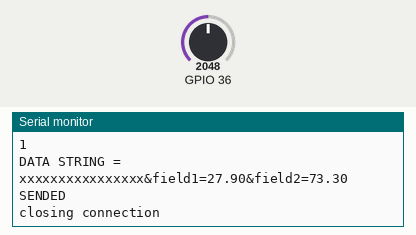
The sketch below on a simulated ESP32. Parts: the last lines printed to the serial monitor. Inputs (shaded band) come from the test bench; at power-on: GPIO 36 = 2048. WiFi joins after 1.5 s; servers stay silent unless stated; random numbers use the default seed unless the sketch sets one; web services answer with replies made up by the test bench.

Above: at 4.8 s.
4.9 s: GPIO 36 set to 2866
At 9.36 s:
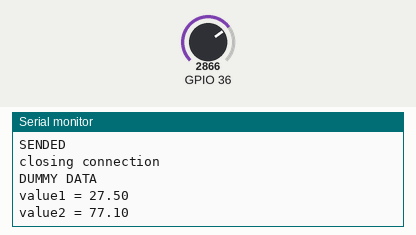
11.0 s: GPIO 36 set to 3603
At 16.3 s:
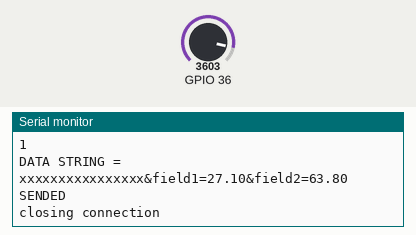
Timing chart, 0 to 17.8 s (numbered marks = the images above; inputs shaded):
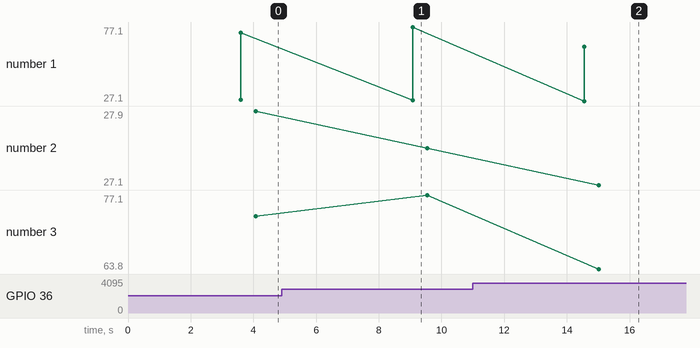

The sketch:

Mappi32_ThingSpeak.ino
```cpp
#include <WiFi.h>           // memasukkan library WiFi
#include <HTTPClient.h>     // memasukkan library HTTP Client

String apiKey = "xxxxxxxxxxxxxxxx";     // deklarasi API Key
const char *ssid =  "SSID";             // deklarasi nama SSID (HOTSPOT)
const char *pass =  "SSIDPASSWORD";     // deklarasi SSID PASSWORD
char server[] = "api.thingspeak.com";   // deklarasi alamat server
const int port = 80;                    // deklarasi port server

int status = WL_IDLE_STATUS;            // deklarasi WiFi status
WiFiClient client;

String value1, value2;                  // deklarasi nama variabel yang akan dikirim

void setup() {
  Serial.begin(115200);                 // mengaktifkan serial pada kecepatan 115200 bps
  delay(100);                           // tunda 100 milidetik untuk persiapan serial
  Serial.println("START...");           // print "START..." ke serial monitor
  wifiInit();                           // panggil fungsi "wifiInit()"
}

void loop() {
  getValue();                           // panggil fungsi "getValue()"
  sendData();                           // panggil fungsi "sendData()"
  delay(5000);                          // tunda 5000 milidetik untuk pembacaan dan pengiriman selanjutnya
}

void wifiInit()                             // fungsi tambahan bernama "wifiInit()"
{
  delay(1000);                              // tunda 1000 milidetik
  Serial.print("Connecting to " + *ssid);   // print proses koneksi ke hotspot
  delay(500);                               // tunda 500 detik
  status = WiFi.begin(ssid, pass);          // memulai koneksi WiFi

  while (WiFi.status() != WL_CONNECTED)     // ulangi terus selama WiFi belum terkoneksi
  {
    delay(1000);                            // tunda 1000 milidetik
    Serial.print(".");                      // print simbol titik "."
  }
  Serial.println();                         // print baris baru
  Serial.println("WiFi connected");         // print tanda WiFi terkoneksi
  Serial.println("IP address: ");
  Serial.println(WiFi.localIP());           // print IP lokal
}

void getValue()                             // fungsi tambahan bernama "getValue()"
{
  Serial.println("DUMMY DATA");             // print "DUMMY DATA"
  randomSeed(analogRead(A0));               // mendapatkan angka awal untuk random data dari pembacaan acak pin Analog 0
  float randNumber;                         // deklarasi variabel "randNumber"

  randNumber = random(250, 331);            // mendapatkan angka acak dari angka 250 - 331
  value1 = String(randNumber / 10);         // nilai variabel "randNumber" dibagi 10 lalu di ubah dalam bentuk String lalu nilai disalin ke variabel "value1"
  Serial.println("value1 = " + value1);     // print isi dari variabel "value1"

  randNumber = random(610, 851);            // mendapatkan angka acak dari angka 610 - 851
  value2 = String(randNumber / 10);         // nilai variabel "randNumber" dibagi 10 lalu di ubah dalam bentuk String lalu nilai disalin ke variabel "value2"
  Serial.println("value2 = " + value2);     // print isi dari variabel "value2"

  Serial.println();
  Serial.println();
}

void sendData()
{
  if (!client.connect(server, port))          // jika belum terkoneksi ke server
  {
    Serial.println("No connection");          // print "No connection"
    while (!client.connect(server, port))     // ulang terus jika  belum terkoneksi ke server
    {
      Serial.print(".");
      delay(1000);
    }
    return;
  }
  else if (client.connect(server, port))      // jika sudah terkoneksi
  {
    String dataStr = apiKey;                  // deklarasi variabel string "dataStr" lalu salin isi "apiKey" kedalamnya
    dataStr += "&field1=";                    // tambahkan string "&field1="
    dataStr += value1;                        // tambahkan isi dari variabel "value1"
    dataStr += "&field2=";                    // tambahkan string "&field2="
    dataStr += value2;                        // tambahkan isi dari variabel "value2"
    dataStr += "\r\n\r\n";                    // tambahkan karakter <CR><NL><CR><NL> (CR = Carriage Return, NL = New Line)

    client.print("POST /update HTTP/1.1\n");                              // kirim string "POST /update HTTP/1.1\n" ke server
    client.print("Host: api.thingspeak.com\n");                           // kirim string "Host: api.thingspeak.com\n" ke server
    client.print("Connection: close\n");                                  // kirim string "Connection: close\n"
    client.print("X-THINGSPEAKAPIKEY: " + apiKey + "\n");                 // kirim string "X-THINGSPEAKAPIKEY: " + apiKey + "\n"
    client.print("Content-Type: application/x-www-form-urlencoded\n");    // kirim string "Content-Type: application/x-www-form-urlencoded\n"
    client.print("Content-Length: ");
    client.print(dataStr.length());                                       // kirim panjang data
    client.print("\n\n");                                                 // kirim <NL><NL>
    client.print(dataStr);                                                // kirim data

    while (!client.available());                                          // tunggu balasan server
    while (client.available()) {                                          // ulangi proses selama ada data balasan dari server
      char c = client.read();                                             // salin data balasan dari server per karakter
      Serial.write(c);                                                    // write isi variabel "c" ke serial monitor
    }

    Serial.println();
    Serial.println("DATA STRING =");
    Serial.println(dataStr);                                              // print isi data
    Serial.println("SENDED");

    client.stop();                                                        // stop koneksi ke server
    Serial.println("closing connection");                                 // print "closing connection"
    Serial.println();
  }
}
```

Measured:
- after the input at 4.9 s, the serial monitor: prints a new line after 4.2 s (image 1)
- after the input at 11.0 s, the serial monitor: prints a new line after 3.5 s (image 2)
- plotted number 1: 73.3 → 77.1 after the input at 4.9 s, 77.1 → 63.8 after the input at 11.0 s
- plotted number 2: 27.9 → 27.5 after the input at 4.9 s, 27.5 → 27.1 after the input at 11.0 s
- plotted number 3: 73.3 → 77.1 after the input at 4.9 s, 77.1 → 63.8 after the input at 11.0 s
